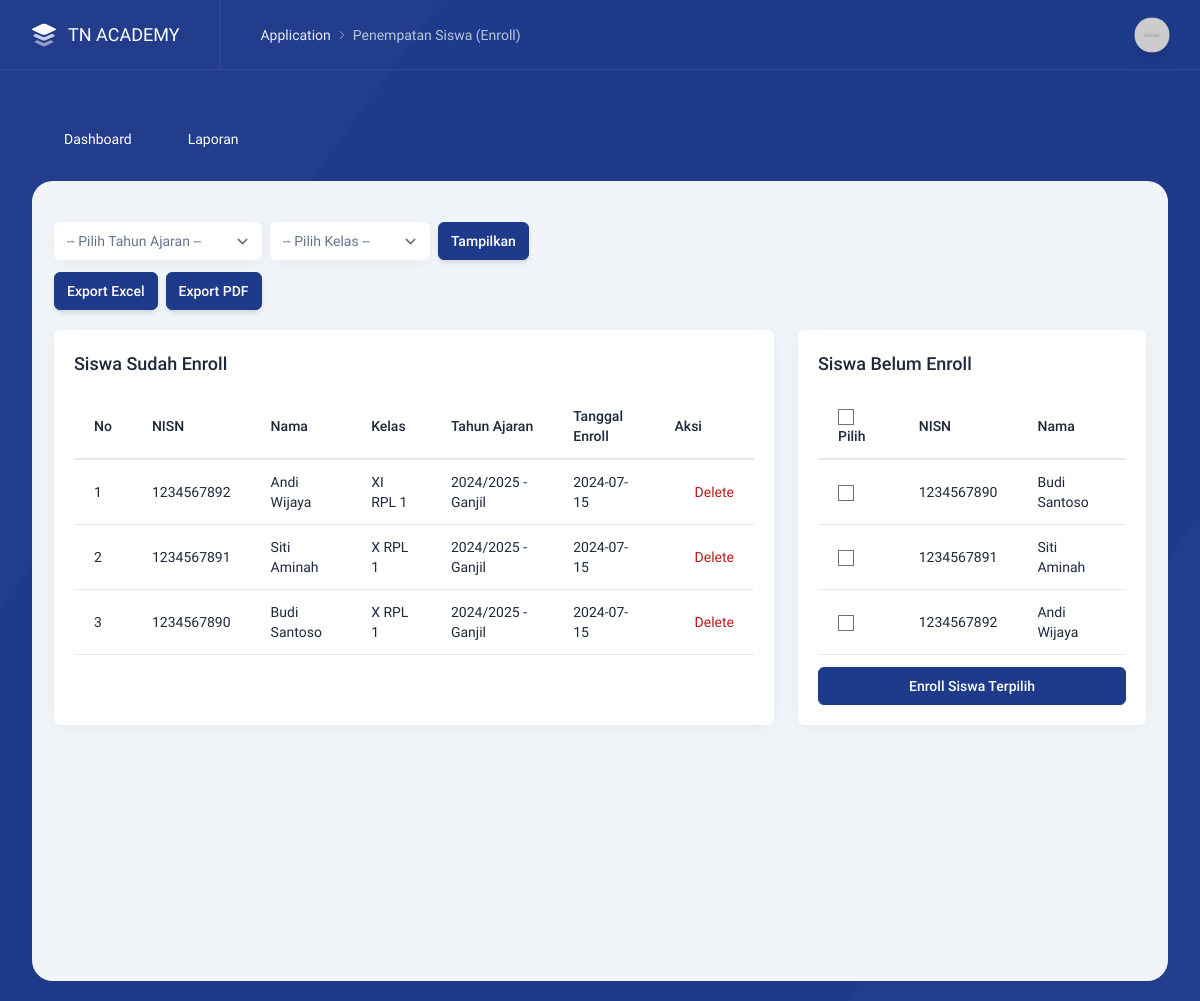
/index.php/admin/enrollsiswa/filter, run on an earlier commit of the app's database.
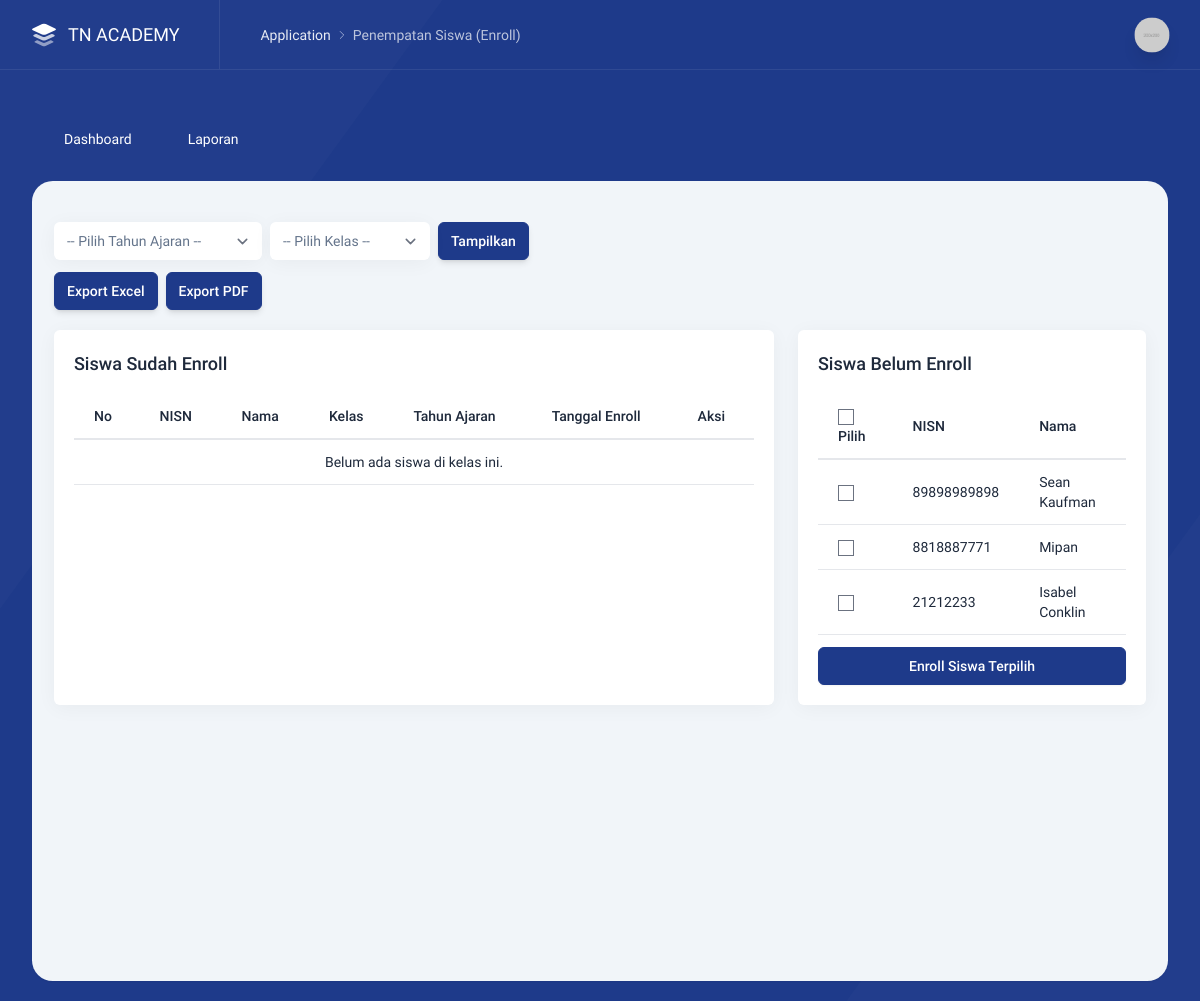
And on a later commit of the database.
### tables this page shows
CREATE TABLE `enroll` (
  `id_enroll` int NOT NULL,
  `id_siswa` int NOT NULL,
  `id_kelas` int NOT NULL,
  `id_ta` int NOT NULL,
  `tanggal_enroll` timestamp NOT NULL DEFAULT CURRENT_TIMESTAMP,
  `status` enum('aktif','nonaktif','pindah','lulus') DEFAULT 'aktif'
);

CREATE TABLE `siswa` (
  `id_siswa` int NOT NULL,
  `nisn` varchar(20) NOT NULL,
  `nis` varchar(20) DEFAULT NULL,
  `nama` varchar(150) NOT NULL,
  `tgl_lahir` date NOT NULL,
  `tempat_lahir` varchar(100) DEFAULT NULL,
  `graha` varchar(100) DEFAULT NULL,
  `agama` varchar(50) DEFAULT NULL,
  `cita_cita` varchar(100) DEFAULT NULL,
  `nama_smp` varchar(150) DEFAULT NULL,
  `email` varchar(150) DEFAULT NULL,
  `tinggi` int DEFAULT NULL,
  `berat_badan` int DEFAULT NULL,
  `hobi` varchar(100) DEFAULT NULL,
  `nama_ayah` varchar(150) DEFAULT NULL,
  `nama_ibu` varchar(150) DEFAULT NULL,
  `pekerjaan_ayah` varchar(100) DEFAULT NULL,
  `pekerjaan_ibu` varchar(100) DEFAULT NULL,
  `penghasilan_ayah` enum('0 / Tidak punya penghasilan','< 1 juta','1 - 3 juta','3 - 5 juta','5 - 10 juta','10 - 15 juta','> 15 juta') DEFAULT NULL,
  `penghasilan_ibu` enum('0 / Tidak punya penghasilan','< 1 juta','1 - 3 juta','3 - 5 juta','5 - 10 juta','10 - 15 juta','> 15 juta') DEFAULT NULL,
  `nama_provinsi` varchar(100) DEFAULT NULL,
  `thn_masuk` year NOT NULL,
  `status` enum('aktif','lulus','keluar') NOT NULL DEFAULT 'aktif',
  `foto` varchar(255) DEFAULT NULL,
  `jenis_kelamin` enum('Laki-laki','Perempuan') DEFAULT NULL,
  `jalur_pendidikan` enum('beasiswa','kontribusi','reguler') NOT NULL
);

CREATE TABLE `kelas` (
  `id_kelas` int NOT NULL,
  `nama_kelas` varchar(100) NOT NULL,
  `tingkat` enum('X','XI','XII') NOT NULL,
  `jurusan` varchar(100) NOT NULL
);

CREATE TABLE `tahun_ajaran` (
  `id_ta` int NOT NULL,
  `tahun` varchar(9) NOT NULL,
  `semester` enum('Ganjil','Genap') NOT NULL
);

### application/libraries/template.php (called while the page is built, shortened)
<?php
class Template{
    var $template_data = array();
    function set($name, $value){
        $this->template_data[$name] = $value;
    }
    function load($template = '', $view = '' , $view_data = array(), $return = FALSE){
        $this->CI =& get_instance();
        $this->set('contents', $this->CI->load->view($view, $view_data, TRUE));
        return $this->CI->load->view($template, $this->template_data, $return);
    }
}

### application/controllers/admin/Enrollsiswa.php (called while the page is built, shortened)
<?php defined('BASEPATH') OR exit('No direct script access allowed');
class Enrollsiswa extends MY_Controller {
    public function filter() {
        $id_ta    = $this->input->get('id_ta');
        $id_kelas = $this->input->get('id_kelas');
        $semester = $this->input->get('semester');
        $data = array(
            'title'        => 'Penempatan Siswa (Enroll)',
            'kelas'        => $this->Enroll_model->get_kelas(),
            'tahun_ajaran' => $this->Enroll_model->get_tahun_ajaran(),
            'enrolled'     => $this->Enroll_model->get_enroll($id_ta, $id_kelas, $semester),
            'not_enrolled' => $this->Enroll_model->get_siswa_not_enrolled($id_ta, $id_kelas, $semester),
            'filter'       => [
            'id_ta'    => $id_ta,
            'id_kelas' => $id_kelas,
            'semester' => $semester
        ]
        );
        $this->template->load('template', 'enroll/siswa', $data);
    }
}

### index.php (called while the page is built, shortened)
<?php
require_once BASEPATH.'core/CodeIgniter.php';

### application/models/Enroll_model.php (called while the page is built, shortened)
<?php
class Enroll_model extends CI_Model {
    public function get_kelas()
    {
        return $this->db->get('kelas')->result_array();
    }
    public function get_tahun_ajaran()
    {
        return $this->db->get('tahun_ajaran')->result_array();
    }
    public function get_enroll($id_ta = null, $id_kelas = null, $semester = null)
    {
        $this->db->select('enroll.id_enroll, enroll.id_siswa, enroll.id_kelas, enroll.id_ta,
                        DATE(enroll.tanggal_enroll) AS tanggal_enroll,
                        siswa.nisn, siswa.nama,
                        kelas.nama_kelas,
                        tahun_ajaran.tahun, tahun_ajaran.semester');
        $this->db->from('enroll');
        $this->db->join('siswa', 'siswa.id_siswa = enroll.id_siswa');
        $this->db->join('kelas', 'kelas.id_kelas = enroll.id_kelas');
        $this->db->join('tahun_ajaran', 'tahun_ajaran.id_ta = enroll.id_ta');
        $this->db->order_by('enroll.id_enroll', 'DESC');
        return $this->db->get()->result_array();
    }
    public function get_siswa_not_enrolled($id_ta = null, $id_kelas = null, $semester = null)
    {
        $this->db->select('s.*');
        $this->db->from('siswa s');
        return $this->db->get()->result_array();
    }
}

### application/views/enroll/siswa.php (the view, shortened to what the changed rows need)
<div class="p-4">
    <div class="grid grid-cols-3 gap-6">
        <div class="intro-y box p-5 w-full overflow-auto col-span-2">
            <h2 class="text-lg font-medium mb-4">Siswa Sudah Enroll</h2>
            <table id="tblEnrolled" class="table datatable w-full">
                <thead>
                    <tr>
                        <th>No</th>
                        <th>NISN</th>
                        <th>Nama</th>
                        <th>Kelas</th>
                        <th>Tahun Ajaran</th>
                        <th>Tanggal Enroll</th>
                        <th>Aksi</th>
                    </tr>
                </thead>
                <tbody>
                    <?php if (!empty($enrolled)): ?>
                        <?php $no = 1; foreach ($enrolled as $row): ?>
                            <tr>
                                <td><?= $no++; ?></td>
                                <td><?= $row['nisn']; ?></td>
                                <td><?= $row['nama']; ?></td>
                                <td><?= $row['nama_kelas']; ?></td>
                                <td><?= $row['tahun']; ?> - <?= $row['semester']; ?></td>
                                <td><?= $row['tanggal_enroll']; ?></td>
                                <td>
                                    <a class="flex text-danger delete-btn" href="javascript:;"
                                        onclick="confirmDelete('<?= site_url('admin/enrollsiswa/delete/'.$row['id_enroll']) ?>')">
                                        <i data-lucide="trash-2" class="w-4 h-4 mr-1"></i> Delete
                                    </a>
                                </td>
                            </tr>
                        <?php endforeach; ?>
                    <?php else: ?>
                        <tr><td colspan="7" class="text-center">Belum ada siswa di kelas ini.</td></tr>
                    <?php endif; ?>
                </tbody>
            </table>
        </div>
        <div class="intro-y box p-5 w-full overflow-auto col-span-1">
            <h2 class="text-lg font-medium mb-4">Siswa Belum Enroll</h2>
            <form method="POST" action="<?= base_url('admin/enrollsiswa/enroll_bulk') ?>">
                <table id="tblNotEnrolled" class="table datatable w-full">
                    <thead>
                        <tr>
                            <th><input type="checkbox" id="checkAll" class="mr-2">Pilih</th>
                            <th>NISN</th>
                            <th>Nama</th>
                        </tr>
                    </thead>
                    <tbody>
                        <?php if (!empty($not_enrolled)): ?>
                            <?php foreach ($not_enrolled as $s): ?>
                                <tr>
                                    <td><input type="checkbox" name="siswa_ids[]" value="<?= $s['id_siswa'] ?>"></td>
                                    <td><?= $s['nisn']; ?></td>
                                    <td><?= $s['nama']; ?></td>
                                </tr>
                            <?php endforeach; ?>
                        <?php else: ?>
                            <tr><td colspan="3" class="text-center">Semua siswa sudah enroll.</td></tr>
                        <?php endif; ?>
                    </tbody>
                </table>
            </form>
        </div>
    </div>
</div>

What changed in the data, as far as the page shows it:
removed enroll: id_siswa.nisn "1234567892", id_siswa.nama "Andi Wijaya", id_kelas.nama_kelas "XI RPL 1", id_ta.tahun "2024/2025", id_ta.semester "Ganjil", tanggal_enroll "2024-07-15"
removed enroll: id_siswa.nisn "1234567891", id_siswa.nama "Siti Aminah", id_kelas.nama_kelas "X RPL 1", id_ta.tahun "2024/2025", id_ta.semester "Ganjil", tanggal_enroll "2024-07-15"
removed enroll: id_siswa.nisn "1234567890", id_siswa.nama "Budi Santoso", id_kelas.nama_kelas "X RPL 1", id_ta.tahun "2024/2025", id_ta.semester "Ganjil", tanggal_enroll "2024-07-15"
removed siswa: nisn "1234567890", nama "Budi Santoso"
removed siswa: nisn "1234567891", nama "Siti Aminah"
removed siswa: nisn "1234567892", nama "Andi Wijaya"
added siswa: nisn "89898989898", nama "Sean Kaufman"
added siswa: nisn "8818887771", nama "Mipan"
added siswa: nisn "21212233", nama "Isabel Conklin"
Also different on the page:
text now shown: "Belum ada siswa di kelas ini."
